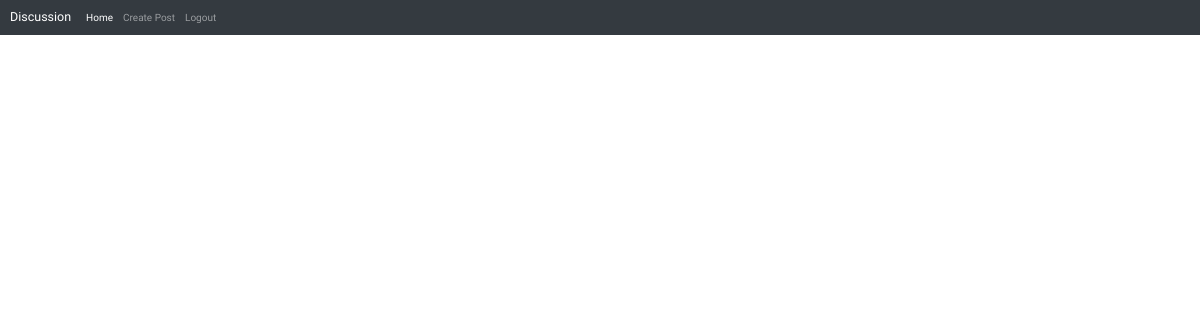
The page / (signed in) on the database as committed earlier.
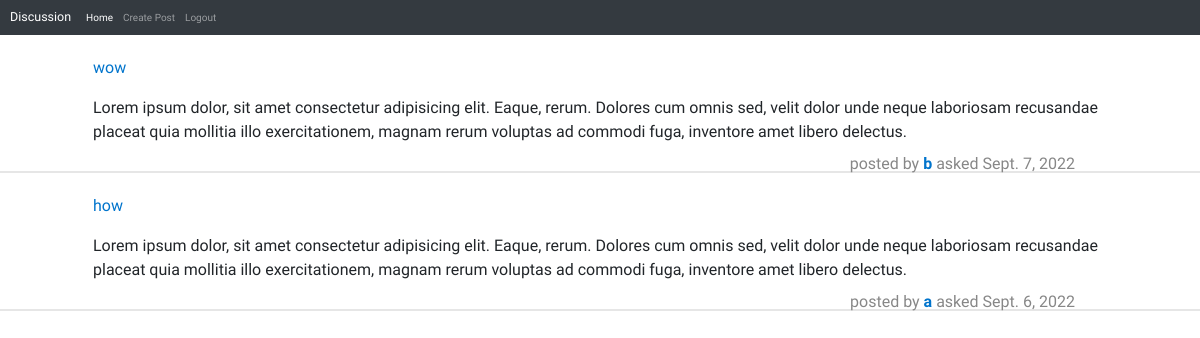
The same page on the database as committed later.
### chatapp/models.py (models this page shows, shortened)
class answers(models.Model):
    author=models.ForeignKey(Users, on_delete=models.CASCADE)
    question = models.ForeignKey(Post, on_delete=models.CASCADE)
    answers = models.TextField()
    file = models.FileField(upload_to= 'Answers')
    staus = models.BooleanField(default= 'False')
    ate_answered = models.DateField(auto_now_add=True, null=True, blank=True)

class Post(models.Model):
    author = models.ForeignKey(Users, on_delete=models.CASCADE)
    question = models.CharField(max_length=200)
    content  = models.TextField()
    file = models.FileField(upload_to='File')
    status = models.BooleanField('Approved', default=False)
    date_asked = models.DateField(auto_now_add=True, null=True, blank=True)
    def __str__(self):
        return str(self.question)

class Users(models.Model):
    user = models.OneToOneField(User, null=True, on_delete=models.CASCADE)
    first_name = models.CharField(max_length=100, null=True, blank=True)
    last_name = models.CharField(max_length=100, null=True, blank=True)
    mobile = models.BigIntegerField(null=True, blank=True)
    email = models.EmailField(max_length=100, null=True, blank=True)
    created_date = models.DateField(auto_now_add=True, null=True, blank=True)
    profile_pic = models.ImageField(null=True, blank=True)
    def __str__(self):
        return str(self.user)

### chatapp/views.py (the view)
# urls.py: 2. Add a URL to urlpatterns:  path('', views.home, name='home')
def home(request):
    post_count = Post.objects.filter(status = True).count()
    answer = answers.objects.filter(staus = True)
    return render(request, 'chatapp/index.html',{'answer': answer, 'post_count': post_count})

### chatapp/templates/chatapp/index.html (shortened to what this page needs)
{% extends 'chatapp/base.html' %}
{% block content %}
    {% if request.user.is_authenticated %}
        {% include 'chatapp/post.html' %}
    {% else %}
        {% include 'chatapp/login.html' %}
    {% endif %}
{% endblock %}

### chatapp/templates/chatapp/base.html (shortened to what this page needs)
{% load static %}
<!DOCTYPE html>
<html>
    <head>
        <link rel="stylesheet" href="https://cdn.jsdelivr.net/npm/bootstrap@4.6.1/dist/css/bootstrap.min.css">
        <link rel="stylesheet" href="{% static 'css/style.css' %}">
    </head>
    <body>
        <nav class="navbar navbar-expand-lg navbar-dark bg-dark">
            <a class="navbar-brand" href="{% url 'home' %}">Discussion</a>
            <div class="collapse navbar-collapse" id="navbarNavDropdown">
              <ul class="navbar-nav">
                <li class="nav-item active">
                  <a class="nav-link" href="{% url 'home' %}">Home <span class="sr-only">(current)</span></a>
                </li>
                {% if request.user.is_authenticated %}
                    <li class="nav-item">
                        <a class="nav-link" href="{% url 'add' %}">Create Post</a>
                    </li>
                    <li class="nav-item">
                        <a class="nav-link" href="{% url 'logout' %}">Logout</a>
                    </li>
                {% else %}
                    <li class="nav-item">
                        <a class="nav-link" href="{% url 'login' %}">login</a>
                    </li>
                {% endif %}
              </ul>
            </div>
        </nav>
        {% block content %}
        {% endblock %}
    </body>
</html>

### chatapp/templates/chatapp/post.html
{% block content %}
<section class="query-results">
    {% for answer in answer %}
    <div class="query-item">
        <div class="query-wrapper container">
            <div class="query-title">
                <a href=""><p style = "font-size: 1.6rem;">{{answer.question}}</p></a>
            </div>
            <div class="query-desc">
                {{answer.question.content}}
            </div>
            <div class="query-details">
                <div class="username">
                  <p style="float:right;">posted by <b style="color: #0074cc;">{{answer.question.author}}</b> asked <span> {{answer.question.date_asked}} </span></p>
                </div>
            </div>
        </div>
    </div>
    {% endfor %}
</section>
{% endblock %}

### static/css/style.css (style rules this page uses)
* { box-sizing: border-box; padding: 0; margin: 0; }
html { scroll-behavior: smooth; font-size: 62.5%; --scrollerGrey: 219, 219, 219; --lightGrey: 227, 227, 227; --darkerGrey: 200, 200, 200; --DarkBlue: 3, 37, 65; --LightBlue: 1, 180, 228; }
body { font-family: 'Source Sans Pro', sans-serif; }
p { font-size: 1.6rem; line-height: 2.5rem; }
a { font-style: none; text-decoration: none; }
.container { max-width: 1400px; width: 90%; margin: 0 auto; }
.query-item { border-bottom: 2px solid rgb(230, 230, 230); padding: 2em; }
.query-title p { color: #0074cc; font-size: 2.15rem; }
.query-desc { font-size: 1.6rem; padding: 0.4em 0; }
.query-details { text-align: right; color: rgb(135, 135, 135); padding-right: 3.2em; }

Rows that differ between the two databases and show on the page:
now on this page (row edited): answers: question "wow", question.content "Lorem ipsum dolor, sit amet consectetur adipisicing elit. Eaque, rerum. Dolores cum omnis sed, velit dolor unde neque laboriosam recusandae placeat quia mollitia illo exercitationem, magnam rerum voluptas ad commodi fuga, inventore amet libero delectus.", question.author "b", question.date_asked "Sept. 7, 2022"
added answers: question "how", question.content "Lorem ipsum dolor, sit amet consectetur adipisicing elit. Eaque, rerum. Dolores cum omnis sed, velit dolor unde neque laboriosam recusandae placeat quia mollitia illo exercitationem, magnam rerum voluptas ad commodi fuga, inventore amet libero delectus.", question.author "a", question.date_asked "Sept. 6, 2022"
